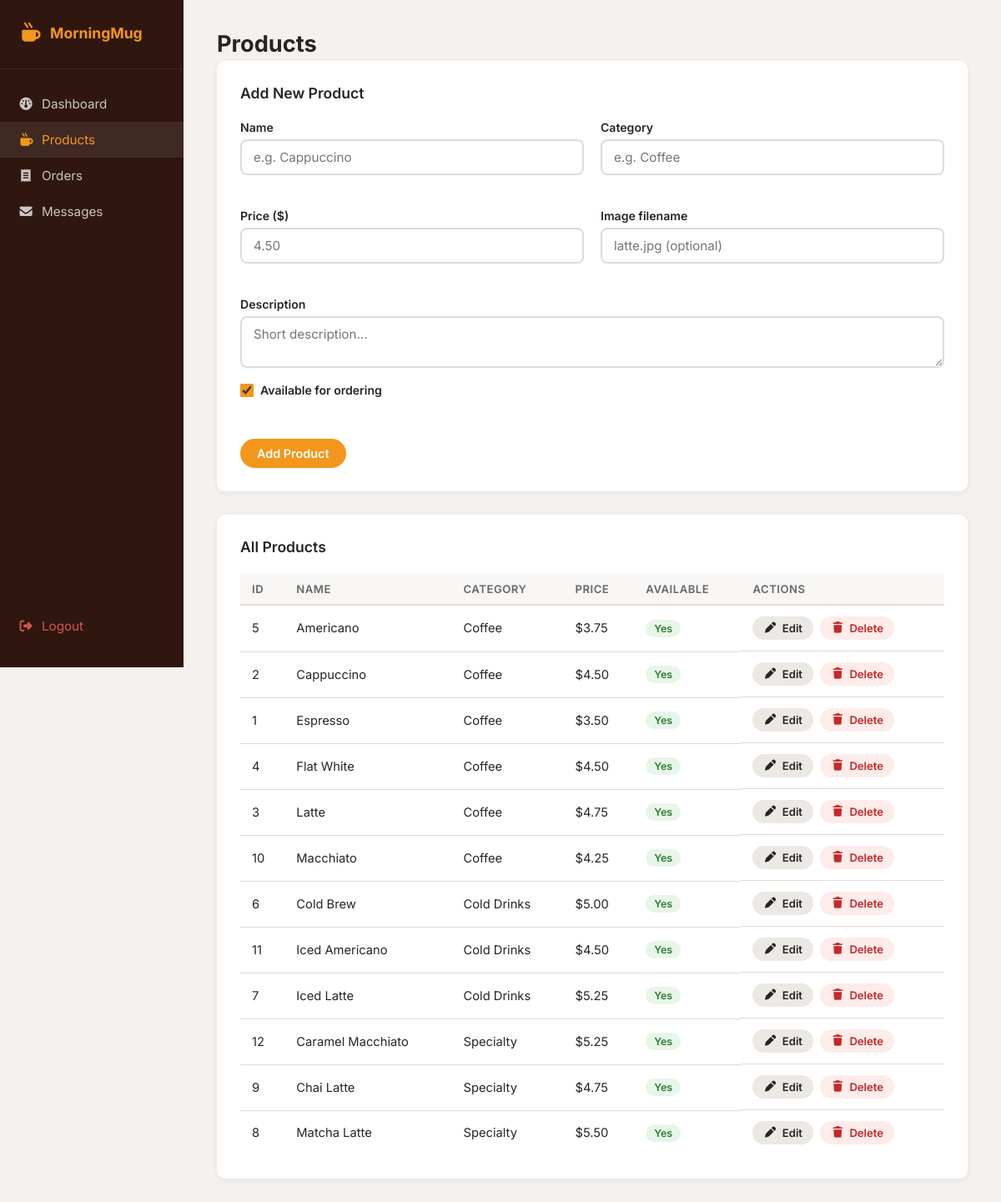
/admin/products.php (signed in), run on the app's committed database.
### tables this page shows
CREATE TABLE IF NOT EXISTS products (
    id          INT UNSIGNED AUTO_INCREMENT PRIMARY KEY,
    name        VARCHAR(150)   NOT NULL,
    description TEXT,
    price       DECIMAL(8, 2)  NOT NULL,
    category    VARCHAR(80)    NOT NULL,
    image       VARCHAR(255)   DEFAULT NULL,  
    available   TINYINT(1)     NOT NULL DEFAULT 1,
    created_at  TIMESTAMP      NOT NULL DEFAULT CURRENT_TIMESTAMP
);

### admin/products.php (the view, shortened to what this page needs)
<?php
$pdo = getConnection();
$stmt = $pdo->query('SELECT * FROM products ORDER BY category, name');
$products = $stmt->fetchAll();
?>
<!DOCTYPE html>
<html lang="en">
<head>
  <link rel="stylesheet" href="https://cdnjs.cloudflare.com/ajax/libs/font-awesome/7.3.0/css/all.min.css"
 />
  <link rel="stylesheet" href="../css/style.css">
  <link rel="stylesheet" href="admin.css">
</head>
<body class="admin-body">
  <aside class="admin-sidebar">
    <a href="../index.html" class="admin-logo">
      <i class="fa-solid fa-mug-hot"></i>
      <span>MorningMug</span>
    </a>
    <nav class="admin-nav">
      <a href="index.php"    class="admin-nav-link"><i class="fa-solid fa-gauge"></i> Dashboard</a>
      <a href="products.php" class="admin-nav-link active"><i class="fa-solid fa-mug-hot"></i> Products</a>
      <a href="orders.php"   class="admin-nav-link"><i class="fa-solid fa-receipt"></i> Orders</a>
      <a href="messages.php" class="admin-nav-link"><i class="fa-solid fa-envelope"></i> Messages</a>
      <a href="../php/logout.php" class="admin-nav-link admin-logout"><i class="fa-solid fa-right-from-bracket"></i> Logout</a>
    </nav>
  </aside>
  <main class="admin-main">
    <h1 class="admin-page-title">Products</h1>
    <section class="admin-card" id="product-form-section">
      <h2 class="admin-card-title" id="form-heading">Add New Product</h2>
      <form class="admin-form" id="product-form">
        <div class="admin-form-row">
          <div class="form-group">
            <label for="p-name">Name</label>
            <input type="text" id="p-name" placeholder="e.g. Cappuccino" required>
            <span class="field-error" id="p-name-error"></span>
          </div>
          <div class="form-group">
            <label for="p-category">Category</label>
            <input type="text" id="p-category" placeholder="e.g. Coffee" required>
            <span class="field-error" id="p-category-error"></span>
          </div>
        </div>
        <div class="admin-form-row">
          <div class="form-group">
            <label for="p-price">Price ($)</label>
            <input type="number" id="p-price" step="0.01" min="0.01" placeholder="4.50" required>
            <span class="field-error" id="p-price-error"></span>
          </div>
          <div class="form-group">
            <label for="p-image">Image filename</label>
            <input type="text" id="p-image" placeholder="latte.jpg (optional)">
          </div>
        </div>
        <div class="form-group">
          <label for="p-description">Description</label>
          <textarea id="p-description" rows="2" placeholder="Short description..."></textarea>
        </div>
        <div class="form-group">
          <label class="checkbox-label">
            <input type="checkbox" id="p-available" checked>
            Available for ordering
          </label>
        </div>
        <p class="form-message" id="product-form-message"></p>
        <div class="admin-form-actions">
          <button type="submit" class="admin-btn admin-btn-primary" id="form-submit-btn">Add Product</button>
        </div>
      </form>
    </section>
    <section class="admin-card">
      <h2 class="admin-card-title">All Products</h2>
      <div class="table-wrapper">
        <table class="admin-table">
          <thead>
            <tr>
              <th>ID</th>
              <th>Name</th>
              <th>Category</th>
              <th>Price</th>
              <th>Available</th>
              <th>Actions</th>
            </tr>
          </thead>
          <tbody id="products-table-body">
            <?php foreach ($products as $p): ?>
            <tr id="row-<?= $p['id'] ?>">
              <td><?= $p['id'] ?></td>
              <td><?= htmlspecialchars($p['name']) ?></td>
              <td><?= htmlspecialchars($p['category']) ?></td>
              <td>$<?= number_format($p['price'], 2) ?></td>
              <td><?= $p['available'] ? '<span class="badge badge-green">Yes</span>' : '<span class="badge badge-red">No</span>' ?></td>
              <td class="action-cell">
                <button
                  class="admin-btn admin-btn-small admin-btn-secondary edit-btn"
                  data-id="<?= $p['id'] ?>"
                  data-name="<?= htmlspecialchars($p['name'], ENT_QUOTES) ?>"
                  data-description="<?= htmlspecialchars($p['description'] ?? '', ENT_QUOTES) ?>"
                  data-price="<?= $p['price'] ?>"
                  data-category="<?= htmlspecialchars($p['category'], ENT_QUOTES) ?>"
                  data-image="<?= htmlspecialchars($p['image'] ?? '', ENT_QUOTES) ?>"
                  data-available="<?= $p['available'] ?>"
                >
                  <i class="fa-solid fa-pen"></i> Edit
                </button>
                <button class="admin-btn admin-btn-small admin-btn-danger delete-btn" data-id="<?= $p['id'] ?>">
                  <i class="fa-solid fa-trash"></i> Delete
                </button>
              </td>
            </tr>
            <?php endforeach; ?>
          </tbody>
        </table>
      </div>
    </section>
  </main>
</body>
</html>

### css/style.css (style rules this page uses)
* { margin: 0; padding: 0; box-sizing: border-box; font-family: "Inter", sans-serif; }
body { min-height: 100vh; overflow-x: hidden; background: #a5856f; }
:root { --white-color: #fff; --dark-color: #252525; --primary-color: #a5856f; --secondary-color: #a0d4e0; --third-color: #3b141c; --fourth-color: #f3961c; --light-pink-color: #faf4f5; --medium-gray-color: #f2f0ea; --font-size-s: 0.9rem; --font-size-n: 1rem; --font-size-m: 1.12rem; --font-size-l: 1.5rem; --font-size-xl: 2rem; --font-size-xxl: 2.3rem; --font-weight-normal: 400; --font-weight-medium: 500; --font-weight-semibold: 600; --font-weight-bold: 700; --border-radius-s: 8px; --border-radius-m: 30px; --border-radius-circle: 50%; --site-max-width: 1300px; }
a { text-decoration: none; }
button { cursor: pointer; border: none; background: none; }
.form-group { display: flex; flex-direction: column; gap: 6px; margin-bottom: 16px; }
.form-group label { font-size: var(--font-size-s); font-weight: var(--font-weight-semibold); color: var(--dark-color); }
.form-group input, .form-group textarea { padding: 12px 16px; border: 2px solid #e0e0e0; border-radius: var(--border-radius-s); font-size: var(--font-size-n); color: var(--dark-color); outline: none; transition: border-color 0.3s ease; font-family: "Inter", sans-serif; }
.form-group textarea { resize: vertical; }
.field-error { font-size: 0.82rem; color: #c62828; min-height: 16px; }
.form-message { font-size: var(--font-size-s); text-align: center; margin-bottom: 8px; }

### data on the page
products: id "5", name "Americano", category "Coffee", price "3.75", available "Yes"
products: id "2", name "Cappuccino", category "Coffee", price "4.50", available "Yes"
products: id "1", name "Espresso", category "Coffee", price "3.50", available "Yes"
products: id "4", name "Flat White", category "Coffee", price "4.50", available "Yes"
products: id "3", name "Latte", category "Coffee", price "4.75", available "Yes"
products: id "10", name "Macchiato", category "Coffee", price "4.25", available "Yes"
products: id "6", name "Cold Brew", category "Cold Drinks", price "5.00", available "Yes"
products: id "11", name "Iced Americano", category "Cold Drinks", price "4.50", available "Yes"
products: id "7", name "Iced Latte", category "Cold Drinks", price "5.25", available "Yes"
products: id "12", name "Caramel Macchiato", category "Specialty", price "5.25", available "Yes"
products: id "9", name "Chai Latte", category "Specialty", price "4.75", available "Yes"
products: id "8", name "Matcha Latte", category "Specialty", price "5.50", available "Yes"
